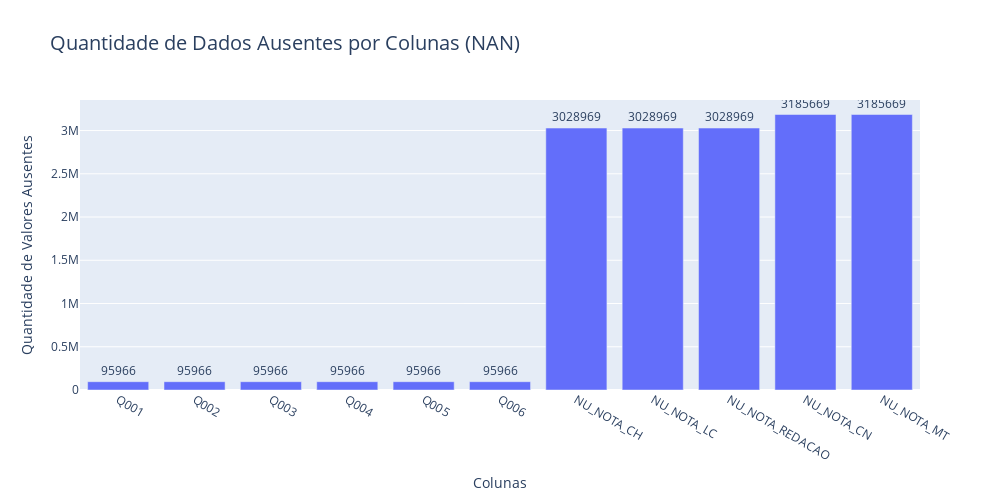

Notebook code cell kept with this figure:
### Code cell
fig = go.Figure()

fig.add_trace(go.Bar(
    x=missing.index.tolist(),
    y=missing.values,
    #mode="markers+text",
    name="Markers and Text",
    text=texto_grafico,
    textposition="outside"
))

fig.update_layout(
    autosize=False,
    width=1000,
    height=500)

fig.update_layout(title_text="Quantidade de Dados Ausentes por Colunas (NAN)",
                  title_font_size=20)

fig.update_xaxes(title_text="Colunas")
fig.update_yaxes(title_text="Quantidade de Valores Ausentes")

fig.show()

### Figure 1 — Plotly figure (JSON) as saved in the notebook; plotly's stock layout.template omitted (floating-point values rounded to 4 significant figures)
{"data": [{"name": "Markers and Text", "text": ["95966", "95966", "95966", "95966", "95966", "95966", "3028969", "3028969", "3028969", "3185669", "3185669"], "textposition": "outside", "x": ["Q001", "Q002", "Q003", "Q004", "Q005", "Q006", "NU_NOTA_CH", "NU_NOTA_LC", "NU_NOTA_REDACAO", "NU_NOTA_CN", "NU_NOTA_MT"], "y": [95966, 95966, 95966, 95966, 95966, 95966, 3028969, 3028969, 3028969, 3185669, 3185669], "type": "bar"}], "layout": {"autosize": false, "width": 1000, "height": 500, "title": {"font": {"size": 20}, "text": "Quantidade de Dados Ausentes por Colunas (NAN)"}, "xaxis": {"title": {"text": "Colunas"}}, "yaxis": {"title": {"text": "Quantidade de Valores Ausentes"}}}}
